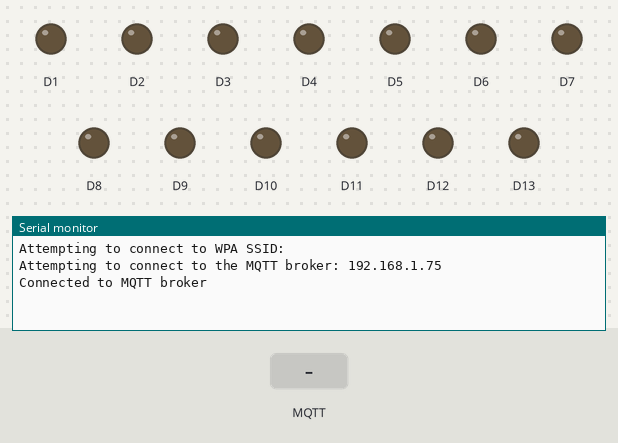
The sketch below on a simulated Arduino MKR. Shown: output pins drawn as LEDs (lit = HIGH), the last lines printed to the serial monitor. The test bench sets the inputs (shaded band). WiFi joins after 1.5 s; servers stay silent unless stated; no MQTT or app messages arrive unless stated; not simulated (calls return 0 or success): credentials.h.

Above: at 2.7 s.
2.8 s: MQTT message "5" arrives on the first subscribed topic
At 3.4 s:
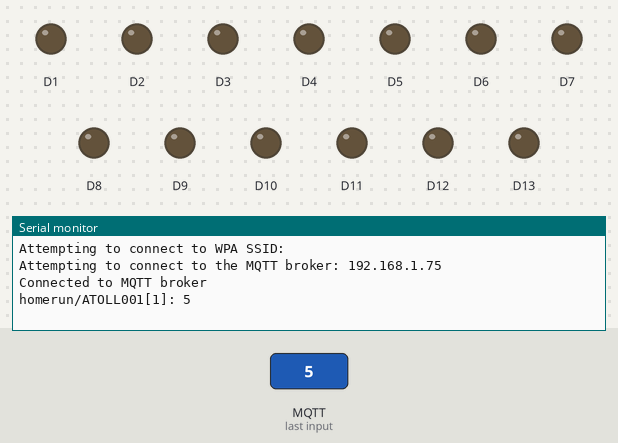
4.3 s: MQTT message "on" arrives on the first subscribed topic
At 5.5 s:
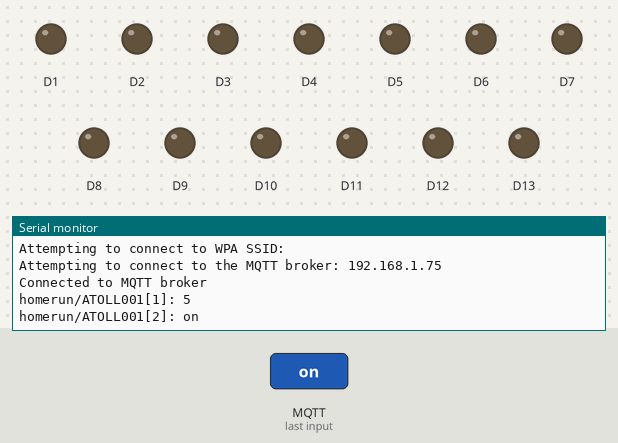
5.8 s: MQTT message "off" arrives on the first subscribed topic
At 6.8 s:
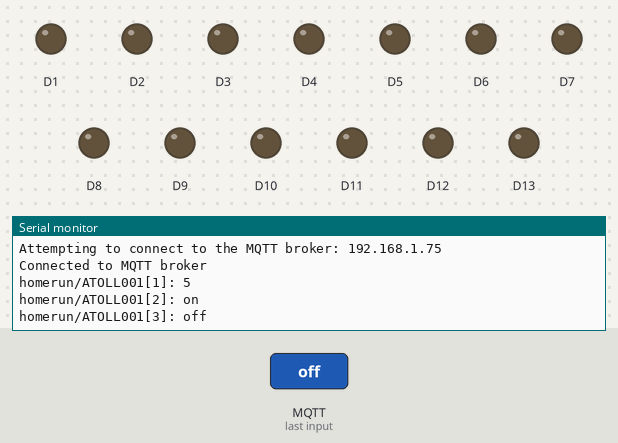

Measured:
- after the input at 2.8 s, the serial monitor: prints a new line at once (image 1)
- after the input at 4.3 s, the serial monitor: prints a new line at once (image 2)
- after the input at 5.8 s, the serial monitor: prints a new line at once (image 3)

The sketch:

atoll.ino
```cpp
#include <ArduinoJson.h>
#include <ArduinoMqttClient.h>
#include <WiFiNINA.h>

#include "credentials.h"

char ssid[] = SECRET_SSID;
char pass[] = SECRET_PASS;

WiFiClient wifiClient;
MqttClient mqttClient(wifiClient);

const char broker[] = "192.168.1.75";
const int  port     = 1883;
const char topic[]  = "homerun/ATOLL001";
const char id[]     = "ATOLL001";

unsigned long int previousMillis = 0;
unsigned long int currentMillis = 0;

void setup() {

  Serial.begin(9600);
  while(!Serial) {
    delay(1);
  }

  Serial.print("Attempting to connect to WPA SSID: ");
  Serial.println(ssid);

  while(WiFi.begin(ssid, pass) != WL_CONNECTED) {
    Serial.print(".");
    delay(5000);
  }

  Serial.print("Attempting to connect to the MQTT broker: ");
  Serial.println(broker);

  while(!mqttClient.connect(broker, port)) {
    Serial.print(".");
    delay(5000);
  }

  mqttClient.onMessage(onMqttMessage);
  mqttClient.subscribe(topic);

  Serial.println("Connected to MQTT broker");
  Serial.println();

  for (int i = 1; i <= 13; i++) {
    pinMode(i, OUTPUT);
  }

}

void loop() {
  mqttClient.poll();

  currentMillis = millis();

  if (currentMillis - previousMillis > 5000) {
    previousMillis = millis();

    mqttClient.beginMessage("homerun/atoll_update");
    mqttClient.println("{");
    mqttClient.print("  \"name\": \"");
    mqttClient.print(id);
    mqttClient.println("\",");
    printOutputs();
    mqttClient.println("}");
    mqttClient.endMessage();
  }

  delayMicroseconds(500);
}

void printOutputs() {
  mqttClient.println("\"outputs\": {");
  for(int i = 1; i <= 13; i++) {
    mqttClient.print("\"");
    mqttClient.print(i);
    mqttClient.print("\": \"");
    mqttClient.print(digitalRead(i));
    if (i != 13) {
      mqttClient.println("\",");
    } else {
      mqttClient.println("\"");
    }
  }
  mqttClient.println("}");
}

void onMqttMessage(int messageSize) {

  Serial.print(mqttClient.messageTopic());
  Serial.print("[");
  Serial.print(messageSize);
  Serial.print("]: ");

  String incomingData = "";

  while(mqttClient.available()) {
    incomingData += (char)mqttClient.read();
  }

  Serial.println(incomingData);

  DynamicJsonDocument doc(1024);
  deserializeJson(doc, incomingData);
  JsonObject obj = doc.as<JsonObject>();

  int portId = obj["outputId"];
  int state = obj["state"];

  digitalWrite(portId, state);

}
```
